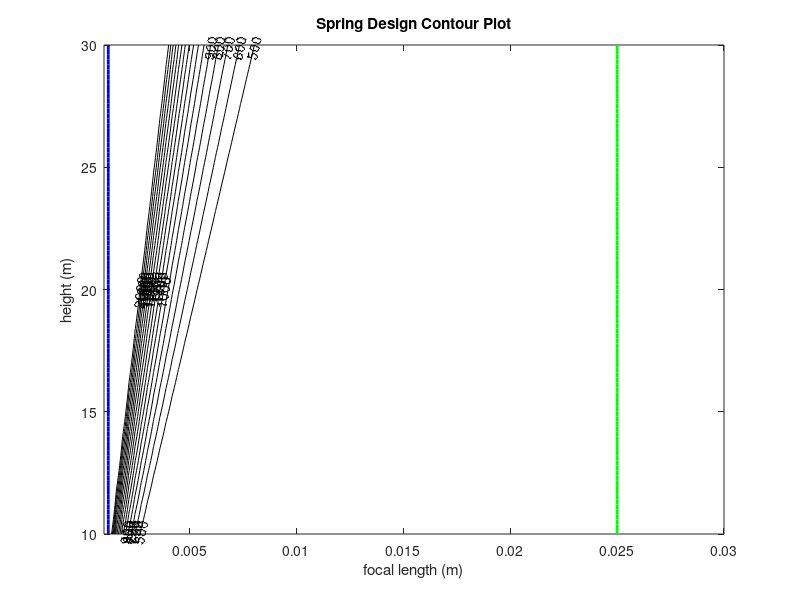

Write the MATLAB code that produced this figure.
% This script constructs a contour plot for the fov optimization
clc
clear
close all

% height vs. focal length

% limits for zoomed out view
fl_min = 0.001;
fl_max = 0.03;
h_min = 10.0;
h_max = 30.0;

% limits for zoomed in view
% fl_min = 0.0;
% fl_max = 0.21;
% h_min = 10.0;
% h_max = 30.0;


res = 100;

fov = zeros(res+1);

% constants
ss_physical = 1/3;

% optimums for the variables (from optimization)
ss_pix = 1114.286537365992;  % optimal pixel size
ts = 1.499999999828;  % optimal target size

% design variables at mesh points
[fl,height] = meshgrid(fl_min:(fl_max - fl_min)/res:fl_max, h_min:(h_max - h_min)/res:h_max);
 
% equations
ss_w = ss_physical * sqrt(2)/2;  % physical sensor width (inches)
ss_w = ss_w * 0.0254;  % convert sensor width to meters
for i=1:length(fl)
    for j=1:length(fl)
        v = 2 * atan(ss_w/(2*fl(i,j)));  % angular field of view of the camera
        fov_w = 2 * (height(i,j) * tan(v/2));  % width of rectangular region camera can see
        fov_h = fov_w;  % height of rectangular region camera can see
        fov(i,j) = fov_w * fov_h;  % area in square meters that camera can see
    end
end


 
figure(1)
[C,h] = contour(fl,height,fov,[500:100:2000],'k');
clabel(C,h,'Labelspacing',250);
title('Spring Design Contour Plot');
xlabel('focal length (m)');
ylabel('height (m)');
hold on;
% solid lines to show constraint boundaries
contour(fl,height,(fl - 0.025),[0.0,0.0],'g-','LineWidth',2);
contour(fl,height,(-fl + 0.0012),[0.0,0.0],'b-','LineWidth',2);
% contour(d,D,(Tau_a - Se/Sf),[0.0,0.0],'r-','LineWidth',2);
% contour(d,D,(Tau_a + Tau_m - Sy./Sf),[0.0,0.0],'b-','LineWidth',2);
% contour(d,D,(D./d),[16.0,16.0],'m-','LineWidth',2);
% contour(d,D,(D./d),[4.0,4.0],'c-','LineWidth',2);
% contour(d,D,(d),[0.2,0.2],'-','color',[0.96, 0.46, 0.25],'LineWidth', 2)
% contour(d,D,(d),[0.01,0.01],'-','color',[0.7, 0.1, 0.9],'LineWidth', 2)
% contour(d,D,(D+d),[0.75,0.75],'-','color',[0.0, 0.44, 0.14],'LineWidth', 2)
% contour(d,D,(-hdef+hs+0.05),[0.0,0.0],'-','color',[0.04, 0.32, 0.54],'LineWidth', 2)
% plot(d_opt,D_opt,'r*','MarkerSize',12,'LineWidth',1)
% % show a legend
% legend('force','T hs-Sy<0','Ta-Se/Sf<0','Ta+Tm-Sy/Sf<0','D/d<16', ...
%        'D/d>4','d<0.2','d>0.01','D+d<0.75','-hdef+hs+0.05<0','optimal')

